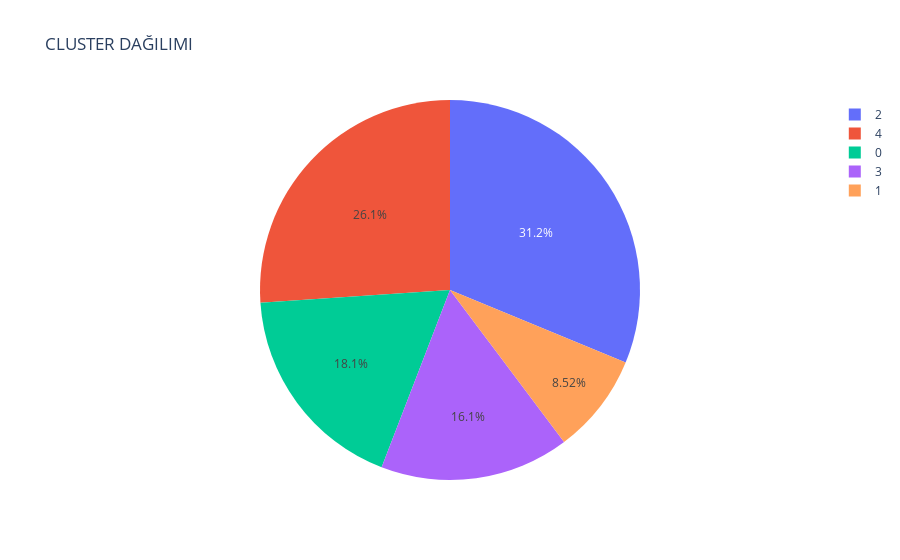

Notebook code cell kept with this figure:
### Markdown cell above
<h2><center>General Comparison </center></h2>

### Code cell
cluster_pie = result.groupby('cluster')['outlet_number'].count().reset_index()

cluster_pie.columns=['cluster','value']
px.pie(cluster_pie, values='value',names='cluster', title="CLUSTER DAĞILIMI")

### Figure 1 — Plotly figure (JSON) as saved in the notebook; plotly's stock layout.template omitted (floating-point values rounded to 4 significant figures)
{"data": [{"domain": {"x": [0, 1], "y": [0, 1]}, "hovertemplate": "cluster=%{label}<br>value=%{value}<extra></extra>", "labels": [0, 1, 2, 3, 4], "legendgroup": "", "name": "", "showlegend": true, "type": "pie", "values": [1223904, 576840, 2114016, 1090752, 1764264]}], "layout": {"autosize": true, "legend": {"tracegroupgap": 0}, "title": {"text": "CLUSTER DAĞILIMI"}}}
